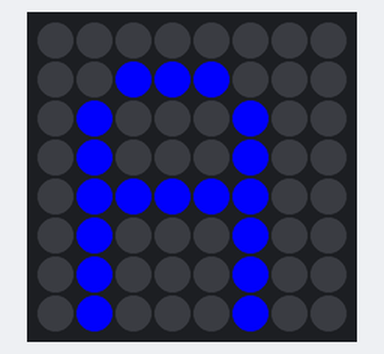
Bench run of a program on a simulated Raspberry Pi (BCM pin numbers) with a Sense HAT. Parts: the Sense HAT's 8×8 RGB LED matrix. Random numbers come from a fixed seed.

Above: at 0.1 s.
At 6.1 s:
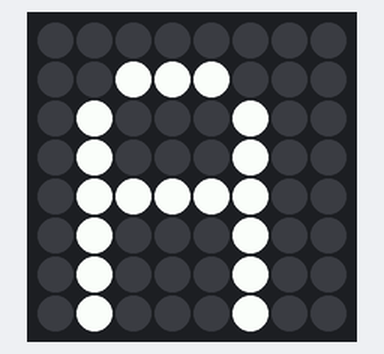
At 10.1 s:
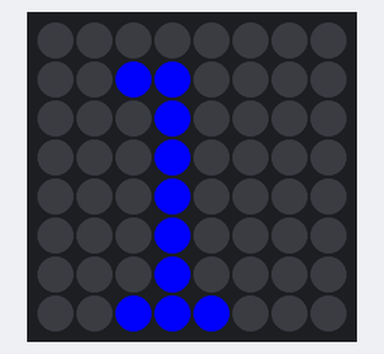
At 19.1 s:
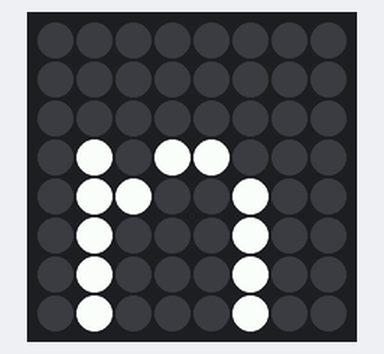
At 28.1 s:
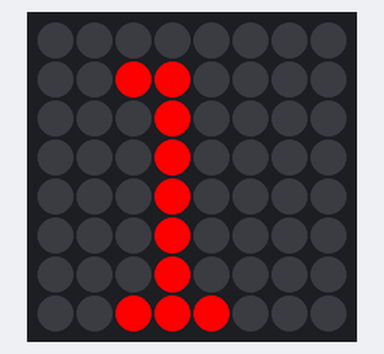
At 38.1 s:
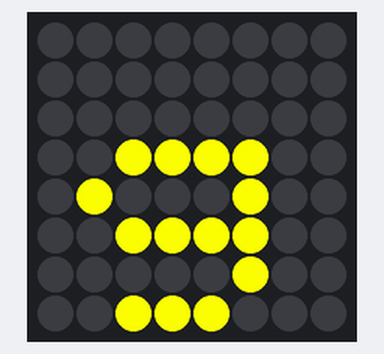

Measured:
- what the display in image 1 shows lasts 1.0 s, from 6.0 s to 7.0 s

The program:

main.py
```python
from sense_hat import SenseHat
from time import sleep
from random import choice
sense = SenseHat()

#color variables defined (RGB)
red = (255, 0, 0)
blue = (0, 0, 255)
green = (0, 255, 0)
white = (255, 255, 255)
yellow = (255, 255, 0)
purple = (186, 157, 245)

color = [red, blue, green, white, yellow, purple]

#method for letter
#picks random color from color list, shows letter, and pauses for 1 sec before next letter
def letter(input):
  randColor = choice(color)
  sense.show_letter(input, randColor)
  sleep(1)

while(True):
  letter('A')
  letter('n')
  letter('g')
  letter('e')
  letter('l')
  letter('a')
```
